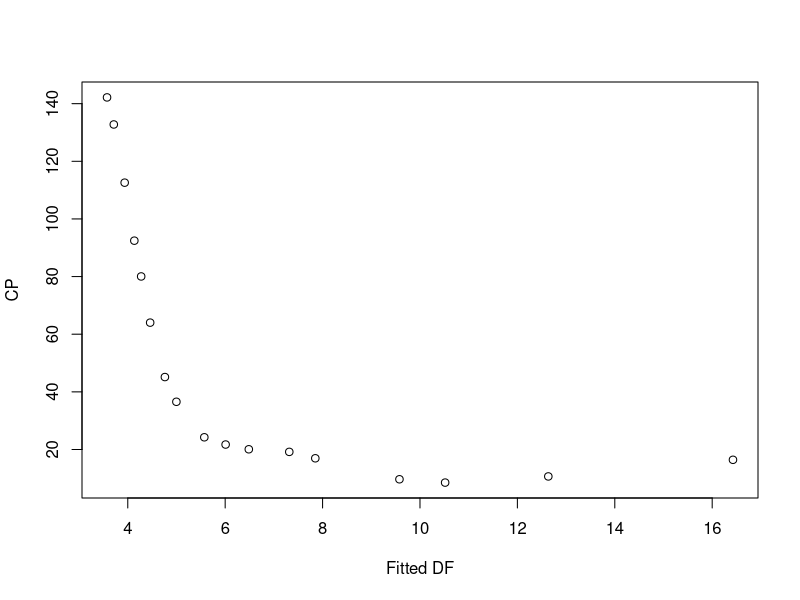

The R script that drew this image:
library(locfit)


### Name: cpplot
### Title: Compute a Cp plot.
### Aliases: cpplot
### Keywords: htest

### ** Examples

data(ethanol)
plot(cpplot(NOx~E,data=ethanol,alpha=seq(0.2,1.0,by=0.05)))
